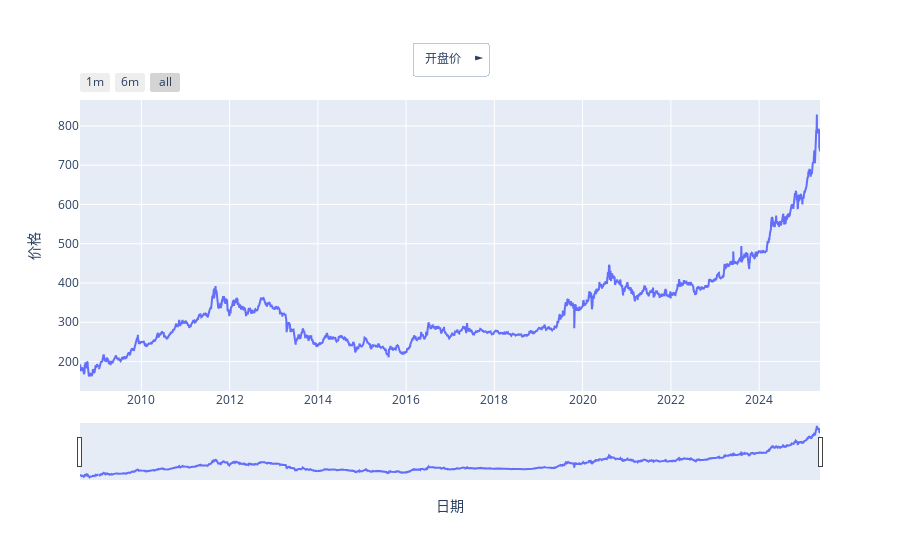

The cell this chart's notebook holds for it:
### Code cell
# 使用plotly绘制交互式图形 多线图
import plotly.graph_objects as go
fig = go.Figure()
fig.add_trace(go.Scatter(x=df['date'], y=df['kpj'], name='开盘价', visible=True)) #visible=True表示初始显示
fig.add_trace(go.Scatter(x=df['date'], y=df['zgj'], name='最高价', visible=False))
fig.add_trace(go.Scatter(x=df['date'], y=df['zdj'], name='最低价', visible=False))
fig.add_trace(go.Scatter(x=df['date'], y=df['spj'], name='收盘价', visible=False))
fig.add_trace(go.Scatter(x=df['date'], y=df['zd'], name='涨跌', visible=False))

fig.update_layout(
    updatemenus=[
        # 下拉菜单设置
        dict(
            type='dropdown',
            direction='right',
            buttons=list([
                dict(label='开盘价', 
                     method='update', 
                     args=[{'visible': [True, False, False, False, False]},
                           {'title': 'Au9999 黄金开盘价走势图'},
                           ]),
                dict(label='最高价', 
                     method='update', 
                     args=[{'visible': [False, True, False, False, False]},
                           {'title': 'Au9999 黄金最高价走势图'},
                           ]),
                dict(label='最低价',
                     method='update',
                     args=[{'visible': [False, False, True, False, False]},
                           {'title': 'Au9999 黄金最低价走势图'},
                           ]),
                dict(label='收盘价',
                     method='update',
                     args=[{'visible': [False, False, False, True, False]},
                           {'title': 'Au9999 黄金收盘价走势图'},
                           ]),
                dict(label='涨跌',
                     method='update',
                     args=[{'visible': [False, False, False, False, True]},
                           {'title': 'Au9999 黄金涨跌走势图'},
                           ]),
            ]),
            x=0.5,
            xanchor='center',
            y=1.2,
            yanchor='top',
        ),
    ],
    # x轴时间滑块设置
    xaxis=dict(
        rangeselector=dict(
            buttons=list([
                dict(count=1, label="1m", step="month", stepmode="backward"),
                dict(count=6, label="6m", step="month", stepmode="backward"),
                dict(step="all")
            ])
        ),
        rangeslider=dict(visible=True),
        type="date"
    ),
    showlegend=False,
    xaxis_title='日期',
    yaxis_title='价格'
)
fig.write_html('Au9999黄金价格走势图.html', include_plotlyjs='cdn')
fig.show()

### Figure 1 — Plotly figure (JSON) as saved in the notebook; plotly's stock layout.template omitted (floating-point values rounded to 4 significant figures; data arrays with more than 128 entries replaced by an {"elided": "..."} marker saying what was removed)
{"data": [{"name": "开盘价", "type": "scatter", "visible": true, "x": {"elided": "4013 str values"}, "y": {"elided": "4013 float values"}}, {"name": "最高价", "type": "scatter", "visible": false, "x": {"elided": "4013 str values"}, "y": {"elided": "4013 float values"}}, {"name": "最低价", "type": "scatter", "visible": false, "x": {"elided": "4013 str values"}, "y": {"elided": "4013 float values"}}, {"name": "收盘价", "type": "scatter", "visible": false, "x": {"elided": "4013 str values"}, "y": {"elided": "4013 float values"}}, {"name": "涨跌", "type": "scatter", "visible": false, "x": {"elided": "4013 str values"}, "y": {"elided": "4013 float values"}}], "layout": {"showlegend": false, "updatemenus": [{"buttons": [{"args": [{"visible": [true, false, false, false, false]}, {"title": "Au9999 黄金开盘价走势图"}], "label": "开盘价", "method": "update"}, {"args": [{"visible": [false, true, false, false, false]}, {"title": "Au9999 黄金最高价走势图"}], "label": "最高价", "method": "update"}, {"args": [{"visible": [false, false, true, false, false]}, {"title": "Au9999 黄金最低价走势图"}], "label": "最低价", "method": "update"}, {"args": [{"visible": [false, false, false, true, false]}, {"title": "Au9999 黄金收盘价走势图"}], "label": "收盘价", "method": "update"}, {"args": [{"visible": [false, false, false, false, true]}, {"title": "Au9999 黄金涨跌走势图"}], "label": "涨跌", "method": "update"}], "direction": "right", "type": "dropdown", "x": 0.5, "xanchor": "center", "y": 1.2, "yanchor": "top"}], "xaxis": {"rangeselector": {"buttons": [{"count": 1, "label": "1m", "step": "month", "stepmode": "backward"}, {"count": 6, "label": "6m", "step": "month", "stepmode": "backward"}, {"step": "all"}]}, "rangeslider": {"visible": true}, "title": {"text": "日期"}, "type": "date"}, "yaxis": {"title": {"text": "价格"}}}}
